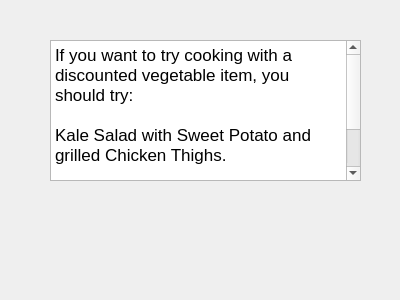
<?xml version="1.0" encoding="UTF-8"?>
<ui version="4.0">
 <class>vegdiscount</class>
 <widget class="QDialog" name="vegdiscount">
  <property name="geometry">
   <rect>
    <x>0</x>
    <y>0</y>
    <width>400</width>
    <height>300</height>
   </rect>
  </property>
  <property name="windowTitle">
   <string>Dialog</string>
  </property>
  <widget class="QTextBrowser" name="textBrowser">
   <property name="geometry">
    <rect>
     <x>50</x>
     <y>40</y>
     <width>311</width>
     <height>141</height>
    </rect>
   </property>
   <property name="html">
    <string>&lt;!DOCTYPE HTML PUBLIC &quot;-//W3C//DTD HTML 4.0//EN&quot; &quot;http://www.w3.org/TR/REC-html40/strict.dtd&quot;&gt;
&lt;html&gt;&lt;head&gt;&lt;meta name=&quot;qrichtext&quot; content=&quot;1&quot; /&gt;&lt;meta charset=&quot;utf-8&quot; /&gt;&lt;style type=&quot;text/css&quot;&gt;
p, li { white-space: pre-wrap; }
hr { height: 1px; border-width: 0; }
li.unchecked::marker { content: &quot;\2610&quot;; }
li.checked::marker { content: &quot;\2612&quot;; }
&lt;/style&gt;&lt;/head&gt;&lt;body style=&quot; font-family:'.AppleSystemUIFont'; font-size:13pt; font-weight:400; font-style:normal;&quot;&gt;
&lt;p style=&quot; margin-top:0px; margin-bottom:0px; margin-left:0px; margin-right:0px; -qt-block-indent:0; text-indent:0px;&quot;&gt;If you want to try cooking with a discounted vegetable item, you should try: &lt;/p&gt;
&lt;p style=&quot;-qt-paragraph-type:empty; margin-top:0px; margin-bottom:0px; margin-left:0px; margin-right:0px; -qt-block-indent:0; text-indent:0px;&quot;&gt;&lt;br /&gt;&lt;/p&gt;
&lt;p style=&quot; margin-top:0px; margin-bottom:0px; margin-left:0px; margin-right:0px; -qt-block-indent:0; text-indent:0px;&quot;&gt;Kale Salad with Sweet Potato and grilled Chicken Thighs. &lt;/p&gt;
&lt;p style=&quot;-qt-paragraph-type:empty; margin-top:0px; margin-bottom:0px; margin-left:0px; margin-right:0px; -qt-block-indent:0; text-indent:0px;&quot;&gt;&lt;br /&gt;&lt;/p&gt;
&lt;p style=&quot; margin-top:0px; margin-bottom:0px; margin-left:0px; margin-right:0px; -qt-block-indent:0; text-indent:0px;&quot;&gt;Collectively, these items are discounted by 19% compared to last week. &lt;/p&gt;&lt;/body&gt;&lt;/html&gt;</string>
   </property>
  </widget>
 </widget>
 <resources/>
 <connections/>
</ui>
